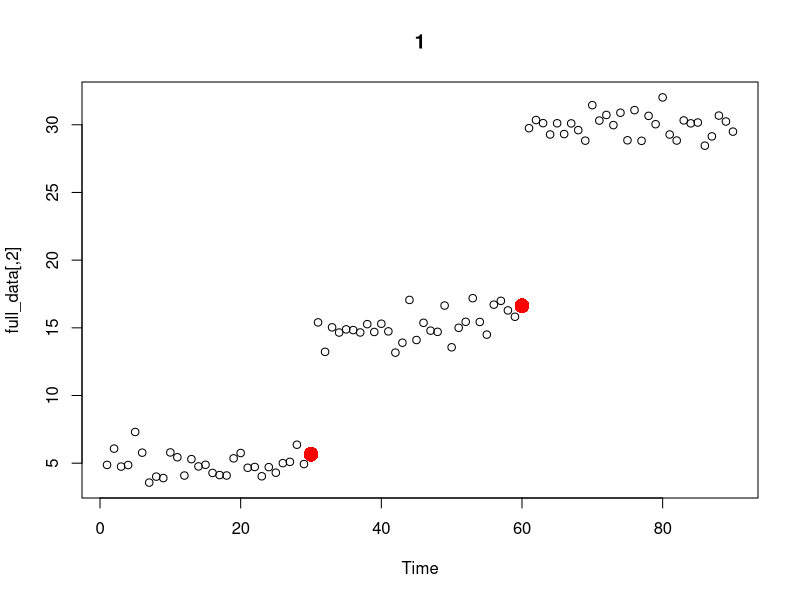

The R source for this figure: (Note: this script raises an error after producing the figure.)
#creating our data 
first = rnorm(30, mean = 5, sd = 1) #30 random data points from a normal distribution with mean of 5
second = rnorm(30, mean = 15, sd = 1) #30 random data points from a normal distribution with mean of 15
third = rnorm(30, mean = 30, sd = 1) #30 random data points from a normal distribution with mean of 30

dif_means_0 = c(first) #setting up null set
dif_means_1 = c(first, second) #adding two sets of data points together 
dif_means_2 = c(first, second, third) #adding three sets of data points together

time_0 = 1:30
time_1 = 1:60
time_2 = 1:90

test_data_0 = data.frame(time_0, dif_means_0) #our data with x = time and y = data from 1 set
test_data_1 = data.frame(time_1, dif_means_1) #our data with x = time and y = data from 2 sets
test_data_2 = data.frame(time_2, dif_means_2) #our data with x = time and y = data from 3 sets

#downloading the strucchange package
#install.packages("strucchange")
library("strucchange")

#Bai-Perron Method
bkpts_0 = breakpoints(test_data_0$dif_means_0 ~ test_data_0$time_0, breaks = 5, h = 0.1) #no break points 
bkpts_0$breakpoints #list of x-values (time) for breakpoints

bkpts_1 = breakpoints(test_data_1$dif_means_1 ~ test_data_1$time_1, breaks = 5, h = 0.1) #no break points 
bkpts_1$breakpoints #list of x-values (time) for breakpoints

bkpts_2 = breakpoints(test_data_2$dif_means_2 ~ test_data_2$time_2, breaks = 5, h = 0.1) #no break points 
bkpts_2$breakpoints #list of x-values (time) for breakpoints

#-----------------------------------------------------------------

#complete BAR - Variation 0 (Random/Random/Random)


#-------Key:
# k           = breakpoint's x-axis values 
# time        = integer x-values of the entire data set 
# interations = number of runs through Metropolis hastings 
# make        = the proportion (decimal) of the make step to occuring
# murder      = the proportion (decimal) of the murder step to occuring
  #note: the make and murder need to add to less then one 
#graph        = yes or no to graphing the function 
bar0 = function(k, time, data, iterations, make, murder, graph){

  library(MASS)

  prob_mmm = c(make, murder) #combining the two probabilties of make and murder that the user specifies 

  full_data = cbind(as.numeric(time), as.numeric(data)) #combing the time and data inputs from user

  n = max(full_data[,1]) #finding max value

  k_ends = c(min(full_data[,1]), k, max(full_data[,1])) #adding in end points to k values 

  fitMetrics<-function(k_ends, test_data){

	#create sum objects
	sum_loglik = 0

	#get and sum log likelihood for regressions of all intervals
	if(length(k_ends) < 3 ){
		model = lm(test_data[,2]~test_data[,1])
		sum_loglik = logLik(model)[1]
	}else{
		for(i in 1:length(k_ends)) {
  			if(k_ends[i] != 1){
			min = k_ends[i-1]
			x_values = test_data[c(min:k_ends[i]),1] #getting the x values in the interval
			y_values = test_data[c(min:k_ends[i]),2] #getting the y values in the interval
			data = data.frame(x_values, y_values) #re-making this into a dataframe 
			model = lm(y_values~x_values)
			sum_loglik = sum_loglik + logLik(model)[1]
			}
		}
	}
	return(sum_loglik)

  }

  
  #random make function, this makes a random point 
  count = 0 
  barMake0<-function(k_ends){
    
    count = count + 1 #this check to make sure we do not get stuck in an infinite loop 
    if(count < 10 ) {
      rand_spot = sample(k_ends[1]:k_ends[length(k_ends)], 1) #selects a random spot
      k_ends_final = sort(c(k_ends, rand_spot)) #adds the random spot and sorts it 
      d = diff(k_ends_final) #finds the difference between all the spots 
      if(min(d) < 3) { #this make sure an additional point is not to close to a point already in existance 
        barMake0(k_ends)
      } else {
        return(k_ends_final) #the old breakpoints + the new breakpoints 
      }
    }else {
      return(k_ends)
    }
    
  }
  
  
  #this function kills one breakpoint randomly 
  barMurder0<-function(k_ends){

	  k = k_ends[c(-1,-length(k_ends))]
	  random_num = sample(1:length(k), 1)
	  k_ends_final = k_ends[-(random_num+1)]
	  return(k_ends_final)

  }

  #kills a point randomly and then adds a point randomly 
  barMove0<-function(k_ends){

	  k_ends_less = barMurder0(k_ends)
	  k_ends_final = barMake0(k_ends_less)
	  return(k_ends_final)

  }

  #initializing matrixes 
  ratio_data = matrix(NA, nrow=1, ncol=4)
  all_k_new = matrix(NA, nrow=1, ncol=(n/3))
  all_k_best = matrix(NA, nrow=1, ncol=(n/3))

  #Metroplis Hastings 
  for(i in 1:iterations){

    old_loglik = fitMetrics(k_ends, full_data)

    u_step = runif(1) #random number from 0 to 1 taken from a uniform distribution for selecting step

    if(length(k_ends) < 3 | u_step < prob_mmm[1]){
      c_step = "make"
    } else if(u_step > prob_mmm[1] & u_step < sum(prob_mmm)){
      c_step = "murder"
    } else{
      c_step = "move"
    }

    if(c_step == "make"){
      k_ends_new = barMake0(k_ends)
    } else if (c_step == "murder"){
      k_ends_new = barMurder0(k_ends)
    } else{
      k_ends_new = barMove0(k_ends)
    }

    new_loglik = fitMetrics(k_ends_new, full_data)

    ratio = new_loglik - old_loglik
    u_ratio = runif(1) #random number from 0 to 1 taken from a uniform distribution 

    if(ratio > u_ratio) {
      choice = "new"
    } else {
      choice = "old"
    }

    if(choice == "new"){
      k_ends = k_ends_new
    }else{
      k_ends = k_ends
    }

    ratio_data_print = c(ratio, u_ratio, old_loglik, new_loglik)
    k_ends_new_print = c(k_ends_new, rep(NA, (n/3)-length(k_ends_new)))
    k_ends_best_print = c(k_ends, rep(NA, (n/3)-length(k_ends)))

    ratio_data = rbind(ratio_data, ratio_data_print)
    all_k_new = rbind(all_k_new, k_ends_new_print)
    all_k_best = rbind(all_k_best, k_ends_best_print)

  }
  
  #cleaning up the matrixs 
  ratio_data = ratio_data[-1,]
  all_k_new = all_k_new[-1,colSums(is.na(all_k_new))<nrow(all_k_new)]
  all_k_best = all_k_best[-1,colSums(is.na(all_k_best))<nrow(all_k_best)]
  clean_max = max(all_k_new[1,], na.rm=TRUE)
  all_k_new = ifelse(all_k_new == clean_max,NA,all_k_new)
  all_k_best = ifelse(all_k_best == clean_max,NA,all_k_best)
  all_k_new = all_k_new[,c(-1,-ncol(all_k_new))]
  all_k_best = all_k_best[,c(-1,-ncol(all_k_best))]
  
  if(graph == "yes") {
    #plotting 
    plot(full_data, main = 1, xlab = "Time")
    points(all_k_new[1,],full_data[all_k_new[1,],2], col="blue", pch= 16, cex = 2)
    points(all_k_best[1,],full_data[all_k_best[1,],2], col="red", pch= 16, cex=2)
    
    num = iterations / 5
    for(i in 1:n) {
      n = i 
      if(is.na(all_k_new[n,]) ) {
        plot(full_data, main = n, xlab = "Time")
        points(all_k_best[n,],full_data[all_k_best[n,],2], col="red", pch= 16, cex = 2)
      } else {
        plot(full_data, main = n, xlab = "Time")
        points(all_k_new[n,],full_data[all_k_new[n,],2], col="blue", pch= 16, cex = 2)
        points(all_k_best[n,],full_data[all_k_best[n,],2], col="red", pch= 16, cex = 2)
      }
    }
  }
  
  #prints the results
  return(list(ratio_data, all_k_new, all_k_best))
  
}

#calling the function
bar_result = bar0(bkpts_2$breakpoints, test_data_2[,1], test_data_2[,2], 50, 0.4, 0.4, "no")

bar0(bkpts_2$breakpoints, test_data_2[,1], test_data_2[,2], 10, 0.4, 0.4, "yes")
